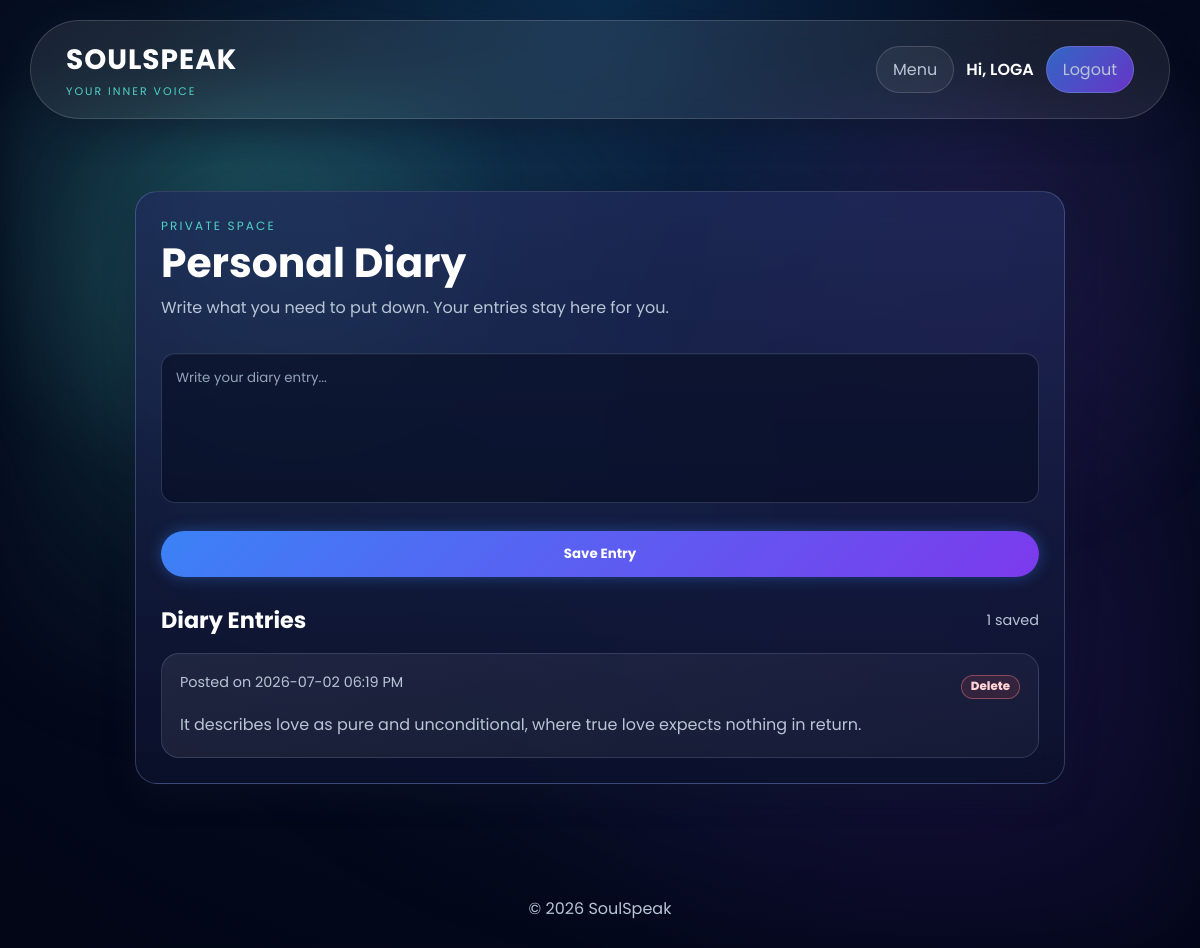
Page /diary (signed in) on the committed database.
### app.py (models this page shows)
class User(UserMixin, db.Model):
    id = db.Column(
        db.Integer,
        primary_key=True
    )
    username = db.Column(
        db.String(100),
        nullable=False
    )
    email = db.Column(
        db.String(150),
        unique=True,
        nullable=False
    )
    password = db.Column(
        db.String(100),
        nullable=False
    )

class Diary(db.Model):
    id = db.Column(
        db.Integer,
        primary_key=True
    )
    content = db.Column(
        db.Text,
        nullable=False
    )
    date = db.Column(
        db.DateTime,
        default=datetime.utcnow
    )
    user_id = db.Column(
        db.Integer,
        db.ForeignKey('user.id')
    )

### app.py (the view, shortened to what this page needs)
@app.route('/diary', methods=['GET', 'POST'])
@login_required
def diary():
    admin_view = is_admin_user()
    entries = Diary.query.filter_by(
        user_id=current_user.id
    ).order_by(Diary.date.desc()).all()
    return render_template(
        'diary.html',
        entries=entries,
        user=current_user.username,
        is_admin=False
    )

### app.py (called while the page is built)
def is_admin_user(user=None):
    user = user or current_user
    if not getattr(user, 'is_authenticated', False):
        return False
    username = (getattr(user, 'username', '') or '').strip().lower()
    email = (getattr(user, 'email', '') or '').strip().lower()
    return username == 'admin' or email in app.config.get('ADMIN_EMAILS', set())

@app.context_processor
def inject_admin_status():
    return {'is_admin': is_admin_user()}

@app.template_filter('malaysia_time')
def malaysia_time(value, fmt='%I:%M %p'):
    if not value:
        return ''
    return (value + timedelta(hours=8)).strftime(fmt)

@login_manager.user_loader
def load_user(user_id):
    return User.query.get(int(user_id))

### templates/diary.html (shortened to what this page needs)
{% extends "base.html" %}
{% block content %}
<main class="app-page">
    <section class="diary-entry">
        <div class="page-heading compact-heading">
            <p class="eyebrow">Private space</p>
            <h1>{% if is_admin %}Diary Users{% else %}Personal Diary{% endif %}</h1>
            <p>{% if is_admin %}Users who have created diary entries.{% else %}Write what you need to put down. Your entries stay here for you.{% endif %}</p>
        </div>
        {% if is_admin %}
            <div class="entries">
                {% for diary_user in diary_users %}
                    <article class="entry-card">
                        <div class="entry-header">
                            <div>
                                <strong>{{ diary_user.username }}</strong>
                            </div>
                        </div>
                    </article>
                {% else %}
                    <p class="empty-state">No users have created diary entries yet.</p>
                {% endfor %}
            </div>
        {% else %}
            <form method="POST" class="diary-form">
                <textarea name="content" rows="6" placeholder="Write your diary entry..." required></textarea>
                <button class="btn" type="submit">Save Entry</button>
            </form>
            <div class="section-title-row">
                <h2>Diary Entries</h2>
                <span>{{ entries|length if entries else 0 }} saved</span>
            </div>
            {% if entries %}
                <div class="entries">
                    {% for entry in entries %}
                        <article class="entry-card">
                            <div class="entry-header">
                                <div>
                                    <div class="entry-meta">Posted on {{ entry.date|malaysia_time('%Y-%m-%d %I:%M %p') if entry.date else 'Unknown' }}</div>
                                </div>
                                <form method="POST" action="{{ url_for('delete_diary', entry_id=entry.id) }}">
                                    <button type="submit" class="danger-text-btn">Delete</button>
                                </form>
                            </div>
                            <p>{{ entry.content }}</p>
                        </article>
                    {% endfor %}
                </div>
            {% else %}
                <p class="empty-state">You have no diary entries yet.</p>
            {% endif %}
        {% endif %}
    </section>
</main>
{% endblock %}

### templates/base.html (shortened to what this page needs)
<!DOCTYPE html>
<html lang="en">
<head>
    <link rel="stylesheet" href="{{ url_for('static', filename='style.css') }}">
</head>
<body>
    <header>
        <nav class="navbar">
            <a class="logo" href="{{ url_for('home') }}">
                <span>SOULSPEAK</span>
                <small>Your inner voice</small>
            </a>
            <div class="nav-links">
                {% if current_user.is_authenticated %}
                    <a href="{{ url_for('menu') }}" class="nav-link-btn">Menu</a>
                    <span class="nav-user">Hi, {{ current_user.username }}</span>
                    <a href="{{ url_for('logout') }}" class="nav-link-btn logout-btn">Logout</a>
                {% endif %}
            </div>
        </nav>
    </header>
    {% block content %}{% endblock %}
    <footer>
        <p>&copy; 2026 SoulSpeak</p>
    </footer>
</body>
</html>

### rows in the picture
User: username "LOGA"
Diary: date|malaysia_time "2026-07-02 06:19 PM", content "It describes love as pure and unconditional, where true love expects nothing in return."

### other values in the picture
{{ entries|length if entries else 0 }} "1"
